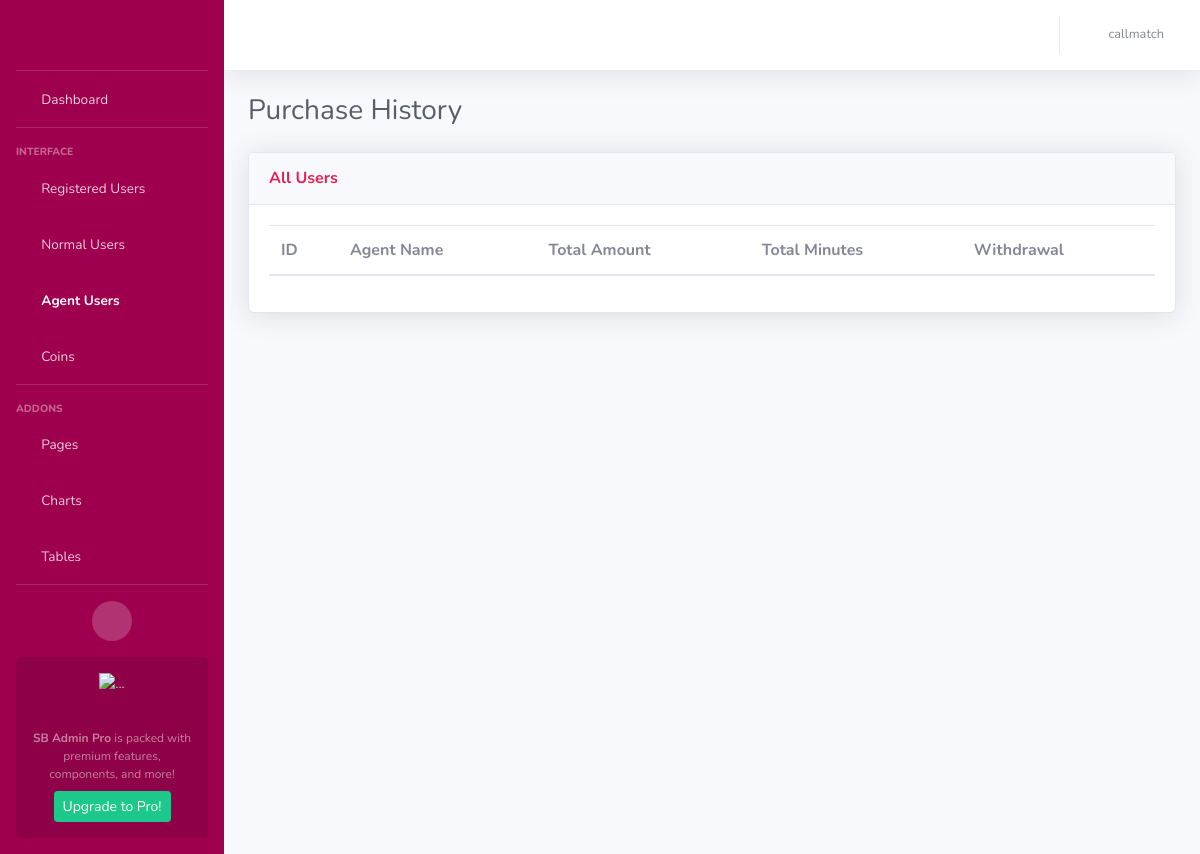
Page /history_agent_user (signed in) on the earlier database version.
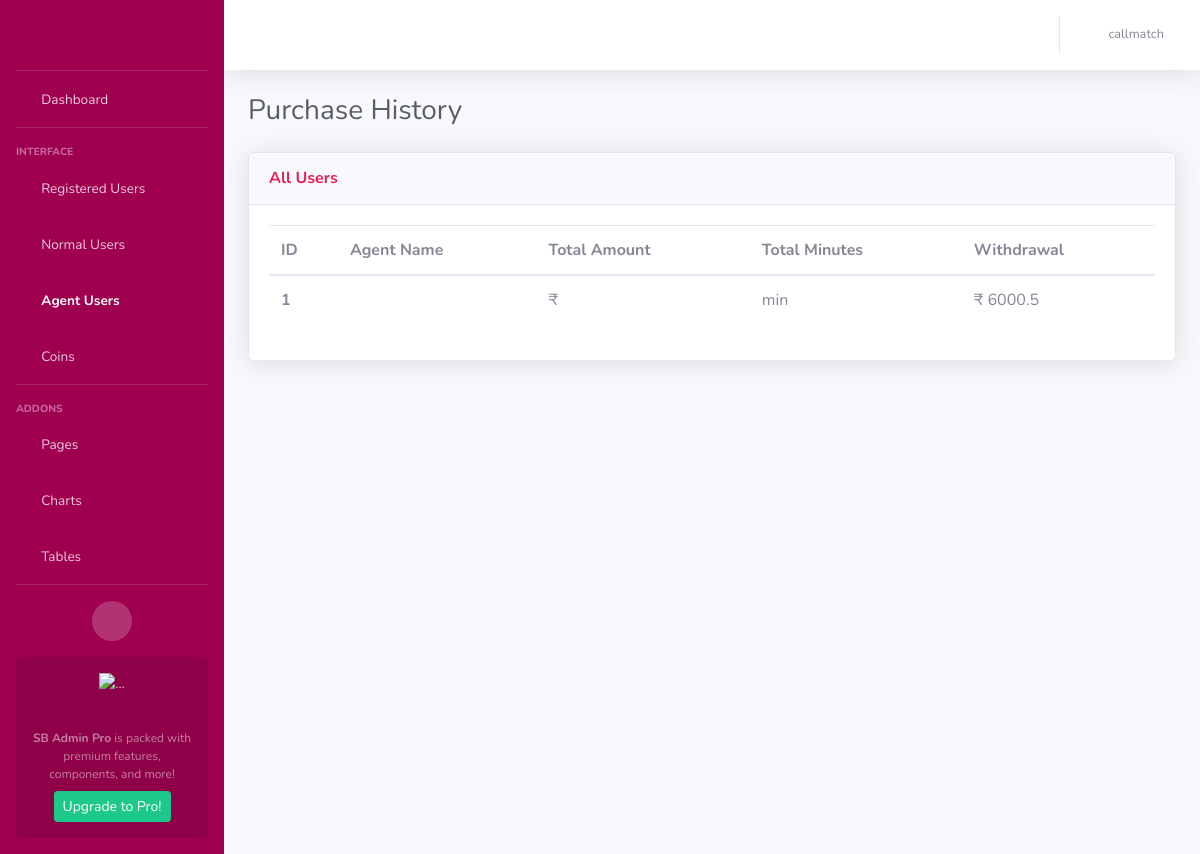
Same page on the later database version.
### AdminApp/models.py (models this page shows)
class WithdrawalHistoryModel(models.Model):
    agentpurchase_id = models.AutoField(primary_key = True)
    agent = models.ForeignKey(CustomerModel, on_delete=models.CASCADE)
    withdrawal_amount = models.FloatField()
    withdrawal_date = models.DateTimeField()

### AdminApp/views.py (the view)
# urls.py: path('history_agent_user', views.agent_history, name='history_agent_users'),
def agent_history(request):
    username = request.session.get('user', None)
    if username is None:
        return redirect('/login')
    agent_history = WithdrawalHistoryModel.objects.all()
    return render(request, 'agentuser_history.html', {'agent_history': agent_history, 'username': username})

### templates/agentuser_history.html (shortened to what the changed rows need)
<!DOCTYPE html>
<html lang="en">
<head>
    {% load static %}
    <link href="{% static 'vendor/fontawesome-free/css/all.min.css' %}" rel="stylesheet" type="text/css">
    <link href="{% static 'css/sb-admin-2.min.css' %}" rel="stylesheet">
</head>
<body id="page-top">
    <div id="wrapper">
        <div id="content-wrapper" class="d-flex flex-column">
            <div id="content">
                <div class="container-fluid">
                    <div class="d-sm-flex align-items-center justify-content-between mb-4">
                        <h1 class="h3 mb-0 text-gray-800">Purchase History</h1>
                    </div>
                    <div class="row">
                        <div class="col">
                            <div class="card shadow mb-4">
                                <div class="card-body">
                                    <div>
                                        <table class="table all-users">
                                          <thead>
                                            <tr>
                                              <th scope="col">ID</th>
                                              <th scope="col">Agent Name</th>
                                              <th scope="col">Total Amount</th>
                                              <th scope="col">Total Minutes</th>
                                              <th scope="col">Withdrawal</th>
                                            </tr>
                                          </thead>
                                          <tbody>
                                          {% for history in agent_history %}
                                            <tr>
                                              <th scope="row">{{ forloop.counter }}</th>
                                              <td>{{history.user.customer_first_name}} {{history.user.customer_last_name}}</td>
                                              <td>₹ {{history.total_amount}}</td>
                                              <td>{{history.total_minutes}} min</td>
                                              <td>₹ {{history.withdrawal_amount}}</td>
                                            </tr>
                                          {% endfor %}
                                          </tbody>
                                        </table>
                                    </div>
                                </div>
                            </div>
                        </div>
                    </div>
                </div>
            </div>
        </div>
    </div>
</body>
</html>

Differences in the rows shown:
added WithdrawalHistoryModel: withdrawal_amount "6000.5"
